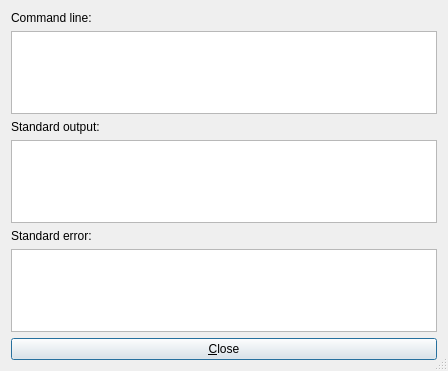
<ui version="4.0" >
 <class>ProcessOutputDialog_base</class>
 <widget class="QDialog" name="ProcessOutputDialog_base" >
  <property name="geometry" >
   <rect>
    <x>0</x>
    <y>0</y>
    <width>448</width>
    <height>371</height>
   </rect>
  </property>
  <property name="windowTitle" >
   <string>Process Output</string>
  </property>
  <property name="windowIcon">
   <iconset resource="gex.qrc">
    <normaloff>:/gex/icons/gex_application_48x48.png</normaloff>:/gex/icons/gex_application_48x48.png</iconset>
  </property>
  <property name="autoFillBackground" >
   <bool>true</bool>
  </property>
  <property name="sizeGripEnabled" >
   <bool>true</bool>
  </property>
  <layout class="QVBoxLayout" >
   <item>
    <widget class="QLabel" name="labelCommandLine" >
     <property name="text" >
      <string>Command line:</string>
     </property>
     <property name="wordWrap" >
      <bool>false</bool>
     </property>
    </widget>
   </item>
   <item>
    <widget class="QTextEdit" name="editCommandLine" >
     <property name="autoFormatting" >
      <set>QTextEdit::AutoAll</set>
     </property>
     <property name="lineWrapColumnOrWidth" >
      <number>428</number>
     </property>
     <property name="overwriteMode" >
      <bool>true</bool>
     </property>
    </widget>
   </item>
   <item>
    <widget class="QLabel" name="labelStdout" >
     <property name="text" >
      <string>Standard output:</string>
     </property>
     <property name="wordWrap" >
      <bool>false</bool>
     </property>
    </widget>
   </item>
   <item>
    <widget class="QTextEdit" name="editStdout" >
     <property name="autoFormatting" >
      <set>QTextEdit::AutoAll</set>
     </property>
     <property name="lineWrapColumnOrWidth" >
      <number>428</number>
     </property>
     <property name="readOnly" >
      <bool>true</bool>
     </property>
    </widget>
   </item>
   <item>
    <widget class="QLabel" name="labelStderr" >
     <property name="text" >
      <string>Standard error:</string>
     </property>
     <property name="wordWrap" >
      <bool>false</bool>
     </property>
    </widget>
   </item>
   <item>
    <widget class="QTextEdit" name="editStderr" >
     <property name="autoFormatting" >
      <set>QTextEdit::AutoAll</set>
     </property>
     <property name="lineWrapColumnOrWidth" >
      <number>428</number>
     </property>
     <property name="readOnly" >
      <bool>true</bool>
     </property>
    </widget>
   </item>
   <item>
    <layout class="QHBoxLayout" >
     <property name="spacing" >
      <number>6</number>
     </property>
     <property name="margin" >
      <number>0</number>
     </property>
     <item>
      <widget class="QPushButton" name="buttonOk" >
       <property name="text" >
        <string>&amp;Close</string>
       </property>
       <property name="shortcut" >
        <string>Alt+C</string>
       </property>
       <property name="autoDefault" >
        <bool>true</bool>
       </property>
       <property name="default" >
        <bool>true</bool>
       </property>
      </widget>
     </item>
    </layout>
   </item>
  </layout>
 </widget>
 <layoutdefault spacing="6" margin="11" />
 <pixmapfunction>qPixmapFromMimeSource</pixmapfunction>
 <resources>
  <include location="gex.qrc"/>
 </resources>
 <connections/>
</ui>
